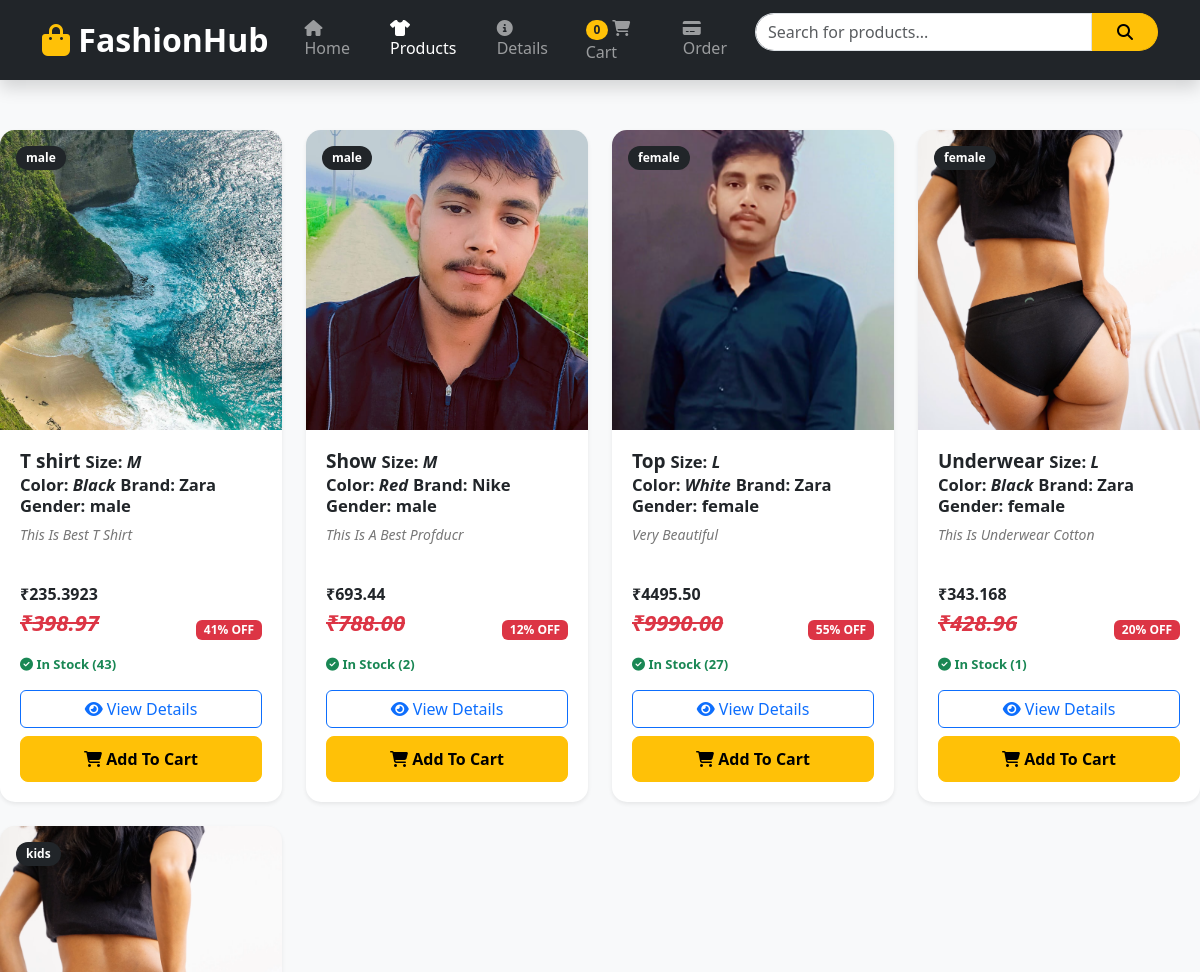
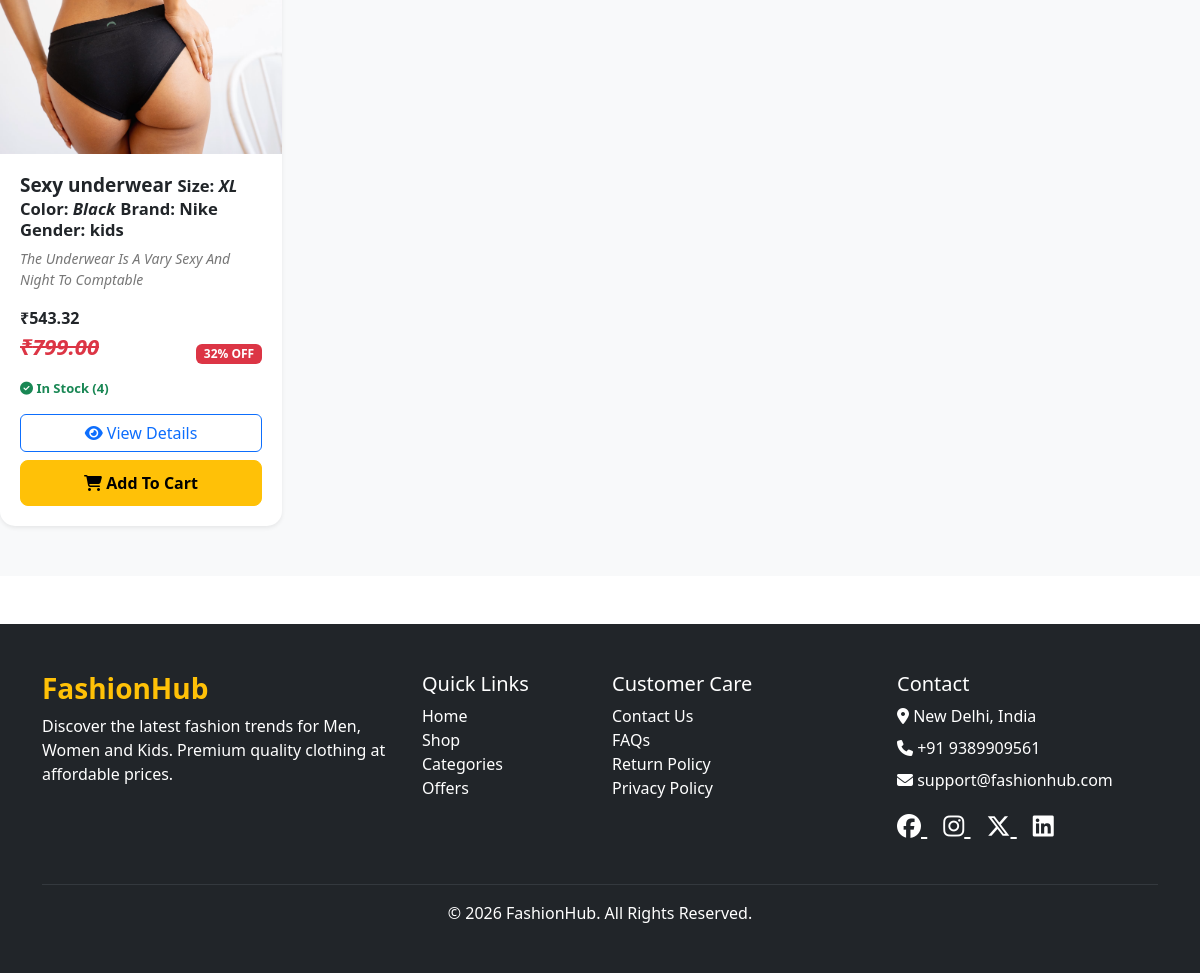
Screenshot of /products/ with the database file from the repository (2 pictures, top to bottom).
### AppApi/models.py (models this page shows, shortened)
class Product(models.Model):
    name = models.CharField(max_length=200)
    category = models.CharField(max_length=100)
    gender = models.CharField(
        max_length=15,
        choices=GENDER_CHOICES
    )
    description = models.TextField()
    price = models.DecimalField(max_digits=10, decimal_places=2)
    discount = models.IntegerField(default=0)
    image = models.ImageField(upload_to='products/')
    stock = models.PositiveIntegerField(default=0)
    size = models.CharField(
            max_length=4,
            choices=SIZE_CHOICES
        )
    color = models.CharField(max_length=50, blank=True)
    brand = models.CharField(max_length=100, blank=True)
    sku = models.CharField(max_length=100, unique=True)
    created_at = models.DateTimeField(auto_now_add=True)

### CodeAlpha/frontend_view.py (the view)
# urls.py: path('products/',frontend_view.products,name='products'),
def products(request):
    products = Product.objects.all()
    for product in products:
             product.name = product.name.capitalize()
             product.color = product.color.capitalize()
             product.brand = product.brand.capitalize()
             product.size = product.size.upper()
             product.description = product.description.title()
             product.discount_price = product.price - (product.price * product.discount / 100)
    return render(request, "products.html", {"products": products})

### templates/products.html
{% include "header.html" %}
{% include "product_section.html" %}
{% include "footer.html" %}

### templates/product_section.html (shortened to what this page needs)
{% load static %}
<link rel="stylesheet" href="{% static 'products.css' %}">
<section class="products-section">
    <div class="row g-4">
        {% for product in products %}
        <div class="col-xl-3 col-lg-4 col-md-6">
            <div class="card product-card shadow-sm h-100">
                <div class="product-image-wrapper">
                    {% if product.image %}
                    <img src="{{ product.image.url }}"
                         class="product-image"
                         alt="{{ product.name }}">
                    {% endif %}
                    <span class="badge bg-dark position-absolute top-0 start-0 m-3 gender-badge">
                        {{ product.gender  }}
                    </span>
                </div>
                <div class="product-info">
                    <h5 class="product-name">
                        <b>{{ product.name }}</b>  <small>Size: <i>{{ product.size }}</i></small>
                        <br>
                        <small>Color: <i>{{ product.color }}</i></small>
                        <small>Brand: {{ product.brand }}</small>
                         <small>Gender: {{ product.gender }}</small>
                    </h5>
                    <p class="product-description">
                        <i>{{ product.description  }}</i>
                    </p>
                <strong>
                            ₹{{ product.discount_price}}
                        </strong>
                    <div class="d-flex justify-content-between align-items-center ">
                        <span class="product-price">
                            <p style="text-decoration: line-through;"><i>₹{{ product.price }} </i></p>
                        </span>
                        {% if product.discount %}
                            <span class="badge bg-danger">
                                {{ product.discount }}% OFF
                            </span>
                        {% endif %}
                    </div>
                    {% if product.stock > 0 %}
                        <p class="stock-text mb-3">
                            <i class="fa-solid fa-circle-check"></i>
                            In Stock ({{ product.stock }})
                        </p>
                    {% else %}
                        <p class="text-danger fw-bold mb-3">
                            <i class="fa-solid fa-circle-xmark"></i>
                            Out of Stock
                        </p>
                    {% endif %}
                    <div class="d-grid gap-2">
                        <a href="{% url 'products_details' %}"
                           class="btn btn-outline-primary">
                            <i class="fa-solid fa-eye"></i>
                            View Details
                        </a>
                        {% if product.stock > 0 %}
                        <button class="btn btn-warning cart-btn">
                            <i class="fa-solid fa-cart-shopping"></i>
                            Add To Cart
                        </button>
                        {% else %}
                        <button class="btn btn-secondary cart-btn"
                                disabled>
                            Out of Stock
                        </button>
                        {% endif %}
                    </div>
                </div>
            </div>
        </div>
        {% endfor %}
    </div>
</section>

### static/products.css (style rules this page uses)
.products-section { padding: 50px 0; background: #f8f9fa; }
.product-card { border: none; border-radius: 15px; overflow: hidden; transition: 0.3s ease; background: #fff; }
.product-image-wrapper { position: relative; overflow: hidden; background: #f1f1f1; }
.product-image { width: 100%; height: 300px; object-fit: cover; transition: transform 0.4s ease; }
.product-info { padding: 20px; }
.product-name { font-size: 19px; font-weight: 600; margin-bottom: 8px; }
.product-description { font-size: 14px; color: #777; min-height: 42px; }
.product-price { font-size: 22px; font-weight: 700; color: #dc3545; }
.gender-badge { font-size: 12px; padding: 6px 10px; border-radius: 20px; }
.stock-text { font-size: 13px; color: #198754; font-weight: 600; }
.cart-btn { border-radius: 8px; font-weight: 600; padding: 10px; transition: 0.3s; }

### rows the page displays
Product: image (picture), gender "male", name "T shirt", size "M", color "Black", brand "Zara", description "This Is Best T Shirt", discount_price "235.3923", price "398.97", discount "41", stock "43", shows "Add To Cart"
Product: image (picture), gender "male", name "Show", size "M", color "Red", brand "Nike", description "This Is A Best Profducr", discount_price "693.44", price "788.00", discount "12", stock "2", shows "Add To Cart"
Product: image (picture), gender "female", name "Top", size "L", color "White", brand "Zara", description "Very Beautiful", discount_price "4495.50", price "9990.00", discount "55", stock "27", shows "Add To Cart"
Product: image (picture), gender "female", name "Underwear", size "L", color "Black", brand "Zara", description "This Is Underwear Cotton", discount_price "343.168", price "428.96", discount "20", stock "1", shows "Add To Cart"
Product: image (picture), gender "kids", name "Sexy underwear", size "XL", color "Black", brand "Nike", description "The Underwear Is A Vary Sexy And Night To Comptable", discount_price "543.32", price "799.00", discount "32", stock "4", shows "Add To Cart"
